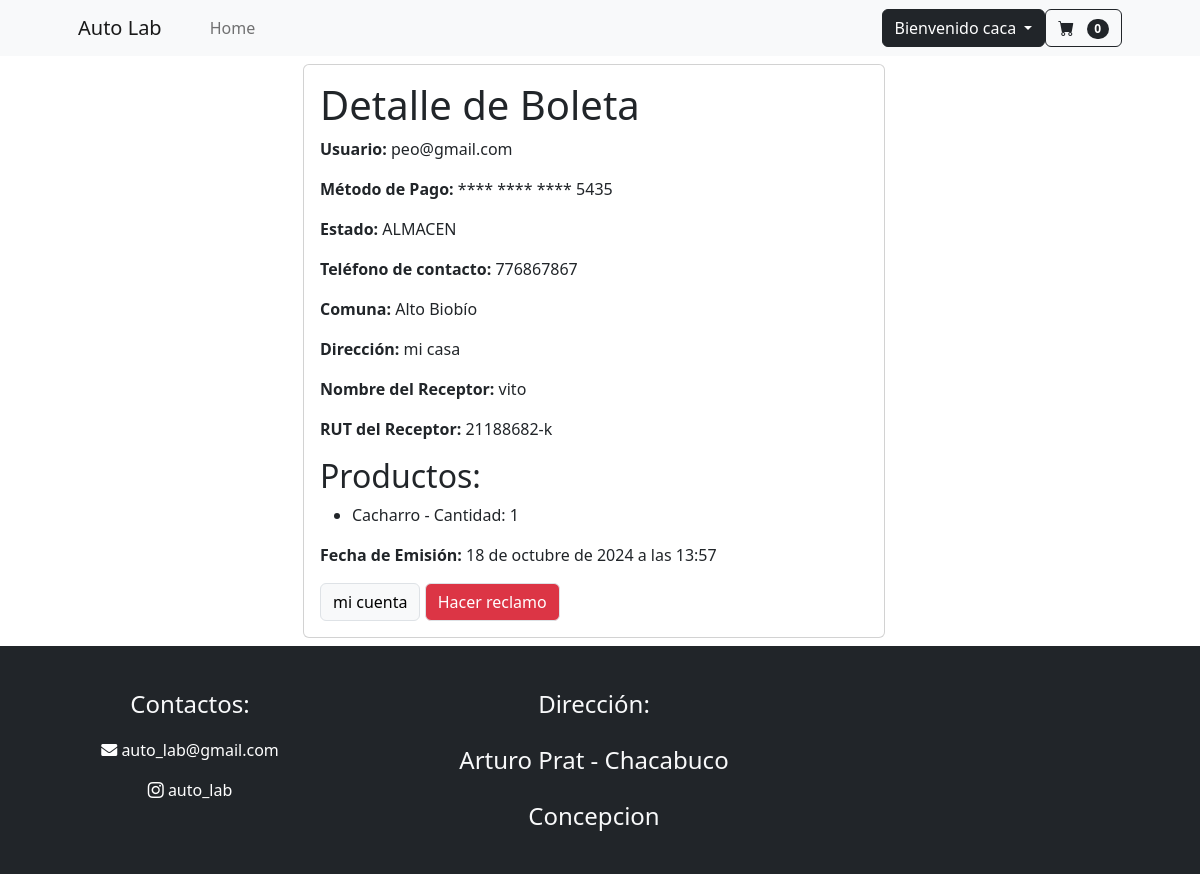
/ver_boleta/21 (signed in), run on the app's committed database.
### mi_web/models.py (models this page shows, shortened)
class Usuario(AbstractBaseUser,PermissionsMixin):
    run = models.CharField( "rut" ,max_length=10 ,primary_key=True )
    correo = models.EmailField("correo", max_length=150 , unique=True)
    nombre = models.CharField("nombre", max_length=50)
    apellido = models.CharField("apellido", max_length=50)
    telefono= models.CharField("telefono", max_length=9)
    comuna= models.CharField("comuna", max_length=50)
    direccion= models.CharField("direccion", max_length=50)
    is_staff = models.BooleanField("empleado",default=False)
    is_superuser = models.BooleanField("superuser",default=False)
    es_baneado = models.BooleanField("baneado", default=False)
    USERNAME_FIELD="correo"
    objects=Usuariomanager()
    REQUIRED_FIELDS=["run","nombre","apellido","telefono","comuna","direccion"]

class CarritoDeCompras(models.Model):
    user = models.OneToOneField(Usuario, on_delete=models.CASCADE )
    productos = models.ManyToManyField(producto, through='ItemCarrito')
    is_active = models.BooleanField(default=True)
    @property
    def cant(self):
        itens = ItemCarrito.objects.filter(carrito=self.pk)
        return len(itens)

class Boleta(models.Model):
    user = models.ForeignKey('Usuario', verbose_name=("Usuario") ,on_delete=models.DO_NOTHING)
    carritoDeCompra =  models.ForeignKey(CarritoDeCompras,verbose_name=("CarritoDeCompra") , on_delete=models.DO_NOTHING)
    metodoDePago = models.ForeignKey(Tarjeta , verbose_name=("Tarjeta") ,on_delete=models.DO_NOTHING)
    estado = models.CharField("estado",max_length=20, choices=ESTADO_ENVIO,default="ALMACEN")
    telefono2 = models.CharField("telefono2", max_length=9)
    comuna2 = models.CharField("comuna2", max_length=50)
    direccion2 = models.CharField("direccion2", max_length=50)
    fecha_emision = models.DateTimeField("fecha_emision",auto_now_add=True)
    rut_receptor = models.CharField("RUT del Receptor", max_length=10)
    nombre_receptor = models.CharField("Nombre del Receptor", max_length=100)

class Tarjeta(models.Model):
    uusuario=models.ForeignKey("mi_web.Usuario", verbose_name=("usuario"), on_delete=models.CASCADE , null=True)
    tarjeta_de_credito = models.CharField("numero tarjeta", max_length=16, unique=True)
    fecha_de_vencimiento = models.CharField("fecha vencimiento", max_length=5)
    codigo_de_seguridad = models.CharField("cv",max_length=3)
    def __str__(self):
        numero_str = str(self.tarjeta_de_credito)
        return f'**** **** **** {numero_str[-4:]}'

class ProductoBoleta(models.Model):
    boleta = models.ForeignKey(Boleta, on_delete=models.CASCADE)
    producto = models.CharField("producto",max_length=50)
    cantidad = models.PositiveIntegerField()

### mi_web/views.py (the view)
# urls.py: path('ver_boleta/<id>',login_required(views.ver_boleta),name='ver_boleta'),
@login_required
def ver_boleta(request,id):
    boleta = get_object_or_404(Boleta, id=id)
    productos_boleta = ProductoBoleta.objects.filter(boleta=boleta)
    datos = {
        "boleta": boleta,
        "productos_boleta": productos_boleta
    }
    return render(request,'vet/ver_boleta.html',datos)

### mi_web/context_processors.py (called while the page is built)
def carrito(request:HttpRequest):
    if request.user.is_authenticated:
        carito = CarritoDeCompras.objects.get(user=request.user)
        return {"carrito":carito}
    return {}

### mi_web/templates/vet/ver_boleta.html (shortened to what this page needs)
{% extends "vet/base_p.html" %}
{% load static %}
{% load crispy_forms_tags %}
{% block contenido %}
<div class="row justify-content-center">
    <div class="col-12 col-md-6 m-2">
        <div class="card text-start">
            <div class="card-body">
                <h1>Detalle de Boleta</h1>
                <p><strong>Usuario:</strong> {{ boleta.user }}</p>
                <p><strong>Método de Pago:</strong> {{ boleta.metodoDePago }}</p>
                <p><strong>Estado:</strong> {{ boleta.estado }}</p>
                <p><strong>Teléfono de contacto:</strong> {{ boleta.telefono2 }}</p>
                <p><strong>Comuna:</strong> {{ boleta.comuna2 }}</p>
                <p><strong>Dirección:</strong> {{ boleta.direccion2 }}</p>
                <p><strong>Nombre del Receptor:</strong> {{ boleta.nombre_receptor }}</p>
                <p><strong>RUT del Receptor:</strong> {{ boleta.rut_receptor }}</p>
                <h2>Productos:</h2>
                <ul>
                    {% for producto_boleta in productos_boleta %}
                        <li>{{ producto_boleta.producto }} - Cantidad: {{ producto_boleta.cantidad }}</li>
                    {% endfor %}
                </ul>
                <p><strong>Fecha de Emisión:</strong> {{ boleta.fecha_emision }}</p>
                <a href='{% url "mi_cuenta" user.correo%}' role='button' class="btn btn-light border">mi cuenta</a>
                <a href='{% url "Crear_reclamo" boleta.id %}' role='button' class="btn btn-danger border">Hacer reclamo</a>
            </div>
        </div>
    </div>
</div>
{% endblock contenido %}

### mi_web/templates/vet/base_p.html (shortened to what this page needs)
{% load static %}
<!DOCTYPE html>
<html lang="en">
    <head>
        <link href="https://cdn.jsdelivr.net/npm/bootstrap-icons@1.7.0/font/bootstrap-icons.css" rel="stylesheet">
        <link rel="stylesheet" href="https://cdnjs.cloudflare.com/ajax/libs/font-awesome/5.15.4/css/all.min.css">
        <link href="https://cdn.jsdelivr.net/npm/bootstrap@5.3.3/dist/css/bootstrap.min.css" rel="stylesheet">
        <link rel="stylesheet" href= "{% static 'vet/css/home.css' %}">
    </head>
    <body>
        <header class="sticky-top">
        <nav class="navbar navbar-expand-lg navbar-light bg-light ">
            <div class="container px-4 px-lg-5">
                <a class="navbar-brand" href="{% url "index" %}" >Auto Lab</a>
                <div class="collapse navbar-collapse" id="navbarSupportedContent">
                    <ul class="navbar-nav me-auto mb-2 mb-lg-0 ms-lg-4">
                        <li class="nav-item">
                            <a class="nav-link" aria-current="page" href=" {% url "index" %}">Home</a>
                        </li>
                    </ul>
                    <form class="d-flex">
                        <div class="dropdown">
                            <a class="btn btn-dark dropdown-toggle" role="button" data-bs-toggle="dropdown"
                                aria-expanded="false">
                                {% if request.user.is_authenticated %}
                                Bienvenido {{user.nombre}}
                                {% else %}
                                Iniciar sesión
                                {% endif %}
                            </a>
                        </div>
                    </form>
                    <form class="d-flex">
                        <a href=" {% url "ver_carrito" %}" class="btn btn-outline-dark" type="submit">
                            <i class="bi-cart-fill me-1"></i>
                            <span class="badge bg-dark text-white ms-1 rounded-pill">{{carrito.cant}}</span>
                        </a>
                    </form>
                </div>
            </div>
        </nav>
        </header>
        <main>
            {% block contenido %}
            {% endblock contenido %}
        </main>
        <footer class="row  py-4 bg-dark text-center">
            <div class="col-md-4 col-sm-12">
                <p class="text-light pt-3 fs-4">Contactos:</p>
                <p>
                    <a href="mailto:vet.santamarta@gmail.com" class="boton" style="text-decoration: none; color: #ffffff;">
                        <i class="fas fa-envelope" aria-current="page" style="cursor: pointer;"></i> auto_lab@gmail.com
                    </a>
                </p>
                <p>
                    <a href="https://www.instagram.com/veterinaria_santa_marta/" target="_blank" class="boton" style="text-decoration: none; color: #ffffff;">
                        <i class="bi bi-instagram" aria-current="page" style="cursor: pointer;"></i> auto_lab
                    </a>
                </p>
            </div>
            <div class="col-md-4 col-sm-12">
                <p class="text-light pt-3 fs-4"> Dirección: </p>
                <p class="text-light pt-1 fs-4"> Arturo Prat - Chacabuco</p>
                <p class="text-light pt-1 fs-4">Concepcion</p>
            </div>
        </footer>
    </body>
</html>

### data on the page
Usuario: nombre "caca"
CarritoDeCompras: cant "0"
Boleta: user "peo@gmail.com", metodoDePago "**** **** **** 5435", estado "ALMACEN", telefono2 "776867867", comuna2 "Alto Biobío", direccion2 "mi casa", nombre_receptor "vito", rut_receptor "21188682-k", fecha_emision "18 de octubre de 2024 a las 13:57"
ProductoBoleta: producto "Cacharro", cantidad "1"
